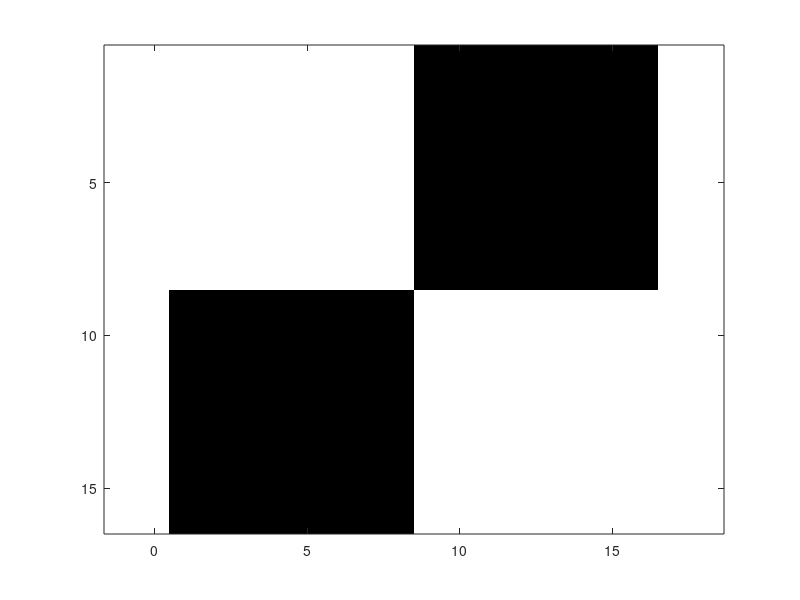

The MATLAB source for this figure:
%D_macro = 25.86e-3;
%W_macro_bit0 = 9.36e-3;
%W_macro_bit1 = 14.73e-3;

patron = repmat([ones(8,8) zeros(8,8); zeros(8,8) ones(8,8)], 1, 1);
% p1=[zeros(4,4) ones(4,4);ones(4,4) zeros(4,4)];
% p2=[zeros(2,4) ones(2,4);ones(2,4) zeros(2,4);zeros(2,4) ones(2,4);ones(2,4) zeros(2,4)];
% p3=p2';
% p4=repmat([zeros(2,2) ones(2,2);ones(2,2) zeros(2,2)],2,2);
% patron = [p2 p4;p1 p3];
[N,M]=size(patron);
cont = 0;

fid_oe=fopen('patron.txt','w');%Abrir fichero

fprintf(fid_oe,'-- Script recorded on xxxxx\n');
fprintf(fid_oe,'application = cf.Application.GetInstance()\n');
fprintf(fid_oe,'\n');

for n=1:N
    for m =1:M
        cont = cont +1;
        %posx = (-N/2-1+0.5+n)*D_macro;
        posx= strcat(num2str(-N/2-1+0.5+n),'*D_macro');
        %posy = (-M/2-1+0.5+m)*D_macro;
        posy= strcat(num2str(-M/2-1+0.5+m),'*D_macro');
        if patron(n,m)==0
            %W_macro = W_macro_bit0;
            W_macro = 'W_macro_bit0';
        else
            %W_macro = W_macro_bit1;
            W_macro = 'W_macro_bit1';
        end    
        fprintf(fid_oe,'-- AddRectangle\n');
        fprintf(fid_oe,'properties = cf.Rectangle.GetDefaultProperties()\n');
        fprintf(fid_oe,'properties.DefinitionMethod = cf.Enums.RectangleDefinitionMethodEnum.BaseAtCentre\n');
%        fprintf(fid_oe,'properties.Origin.U = "%s"\n',num2str(posx));
%        fprintf(fid_oe,'properties.Origin.V = "%s"\n',num2str(posy));
%        fprintf(fid_oe,'properties.Width = "%s"\n',num2str(W_macro));
%        fprintf(fid_oe,'properties.Depth = "%s"\n',num2str(W_macro));
        fprintf(fid_oe,'properties.Origin.U = "%s"\n',posx);
        fprintf(fid_oe,'properties.Origin.V = "%s"\n',posy);
        fprintf(fid_oe,'properties.Width = "%s"\n',W_macro);
        fprintf(fid_oe,'properties.Depth = "%s"\n',W_macro);

        fprintf(fid_oe,'properties.LocalWorkplane.WorkplaneDefinitionOption = cf.Enums.LocalWorkplaneDefinitionEnum.UsePredefinedWorkplane\n');
        fprintf(fid_oe,'globalXY = application.Project.Definitions.Workplanes:Item("Global XY")\n');
        fprintf(fid_oe,'properties.LocalWorkplane.ReferencedWorkplane = globalXY\n');
        fprintf(fid_oe,'rectangle%s = application.Project.Contents.Geometry:AddRectangle(properties)\n',num2str(cont));
        fprintf(fid_oe,'\n');
    end    
end

fclose all;
%{
-- Script recorded on Tue May 5 10:19:58 2026
application = cf.Application.GetInstance()

-- AddRectangle
properties = cf.Rectangle.GetDefaultProperties()
properties.DefinitionMethod = cf.Enums.RectangleDefinitionMethodEnum.BaseAtCentre
properties.Origin.U = "0.8"
properties.Origin.V = "-D/2"
properties.Width = "w1"
properties.Depth = "w1"
properties.LocalWorkplane.WorkplaneDefinitionOption = cf.Enums.LocalWorkplaneDefinitionEnum.UsePredefinedWorkplane
globalXY = application.Project.Definitions.Workplanes:Item("Global XY")
properties.LocalWorkplane.ReferencedWorkplane = globalXY
rectangle1 = application.Project.Contents.Geometry:AddRectangle(properties)

%}

%Comandos para la consola de Matlab:

%Plotear el patron de celdas: 
figure;
imagesc(patron);
colormap(gray); % El mapa de colores de la foto de Josep
axis equal tight; % Cuadraditos perfectos y sin bordes blancos sobrantes

%Para escupir el txt: type patron.txt
